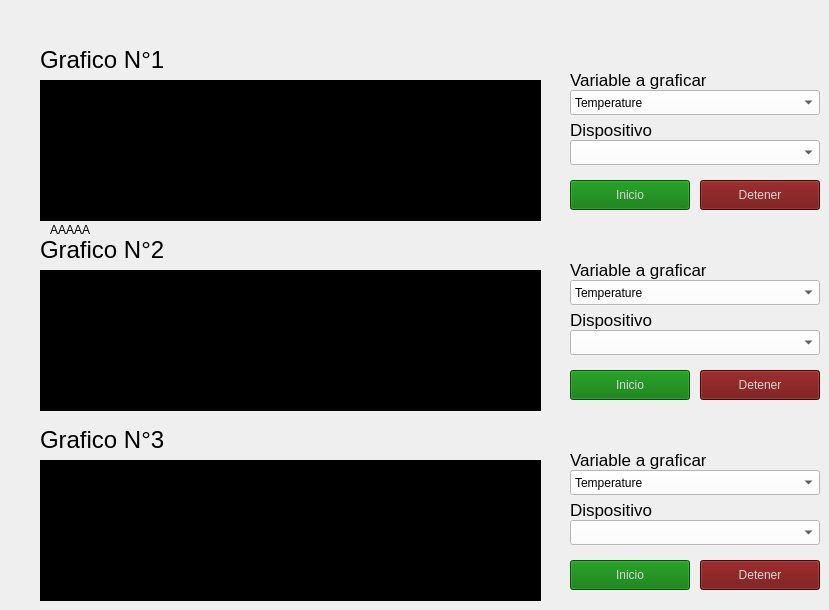
   <widget class="QWidget" name="tab_2">
    <attribute name="title">
     <string>Visualizacion</string>
    </attribute>
    <widget class="PlotWidget" name="plot_1">
     <property name="geometry">
      <rect>
       <x>40</x>
       <y>80</y>
       <width>501</width>
       <height>141</height>
      </rect>
     </property>
     <property name="styleSheet">
      <string notr="true">background-color: rgb(0, 0, 0);</string>
     </property>
    </widget>
    <widget class="QPushButton" name="plot_1_start_btn">
     <property name="geometry">
      <rect>
       <x>570</x>
       <y>180</y>
       <width>120</width>
       <height>30</height>
      </rect>
     </property>
     <property name="minimumSize">
      <size>
       <width>120</width>
       <height>30</height>
      </size>
     </property>
     <property name="styleSheet">
      <string notr="true">color: rgb(213, 213, 213);
background-color: rgb(0, 115, 0);
</string>
     </property>
     <property name="text">
      <string>Inicio</string>
     </property>
    </widget>
    <widget class="QPushButton" name="plot_1_stop_btn">
     <property name="geometry">
      <rect>
       <x>700</x>
       <y>180</y>
       <width>120</width>
       <height>30</height>
      </rect>
     </property>
     <property name="minimumSize">
      <size>
       <width>120</width>
       <height>30</height>
      </size>
     </property>
     <property name="styleSheet">
      <string notr="true">color: rgb(213, 213, 213);
background-color: rgb(108, 5, 5);
</string>
     </property>
     <property name="text">
      <string>Detener</string>
     </property>
    </widget>
    <widget class="QLabel" name="plot_1_var_label">
     <property name="geometry">
      <rect>
       <x>570</x>
       <y>70</y>
       <width>191</width>
       <height>20</height>
      </rect>
     </property>
     <property name="font">
      <font>
       <pointsize>13</pointsize>
      </font>
     </property>
     <property name="styleSheet">
      <string notr="true">color: rgb(0, 0, 0);</string>
     </property>
     <property name="text">
      <string>Variable a graficar</string>
     </property>
    </widget>
    <widget class="QComboBox" name="plot_1_select_var">
     <property name="geometry">
      <rect>
       <x>570</x>
       <y>90</y>
       <width>250</width>
       <height>25</height>
      </rect>
     </property>
     <property name="minimumSize">
      <size>
       <width>250</width>
       <height>25</height>
      </size>
     </property>
     <property name="styleSheet">
      <string notr="true">background-color: rgb(255, 255, 255);</string>
     </property>
     <item>
      <property name="text">
       <string>Temperature</string>
      </property>
     </item>
     <item>
      <property name="text">
       <string>Hum</string>
      </property>
     </item>
     <item>
      <property name="text">
       <string>Co</string>
      </property>
     </item>
     <item>
      <property name="text">
       <string>Press</string>
      </property>
     </item>
     <item>
      <property name="text">
       <string>Racc_x</string>
      </property>
     </item>
     <item>
      <property name="text">
       <string>Racc_y</string>
      </property>
     </item>
     <item>
      <property name="text">
       <string>Racc_z</string>
      </property>
     </item>
     <item>
      <property name="text">
       <string>RMS</string>
      </property>
     </item>
     <item>
      <property name="text">
       <string>Amp_x</string>
      </property>
     </item>
     <item>
      <property name="text">
       <string>Freq_x</string>
      </property>
     </item>
     <item>
      <property name="text">
       <string>Amp_y</string>
      </property>
     </item>
     <item>
      <property name="text">
       <string>Freq_y</string>
      </property>
     </item>
     <item>
      <property name="text">
       <string>Amp_z</string>
      </property>
     </item>
     <item>
      <property name="text">
       <string>Freq_z</string>
      </property>
     </item>
    </widget>
    <widget class="QLabel" name="plot_1_label">
     <property name="geometry">
      <rect>
       <x>40</x>
       <y>50</y>
       <width>181</width>
       <height>20</height>
      </rect>
     </property>
     <property name="font">
      <font>
       <pointsize>18</pointsize>
      </font>
     </property>
     <property name="styleSheet">
      <string notr="true">color: rgb(0, 0, 0);</string>
     </property>
     <property name="text">
      <string>Grafico N°1</string>
     </property>
    </widget>
    <widget class="PlotWidget" name="plot_2">
     <property name="geometry">
      <rect>
       <x>40</x>
       <y>270</y>
       <width>501</width>
       <height>141</height>
      </rect>
     </property>
     <property name="styleSheet">
      <string notr="true">background-color: rgb(0, 0, 0);</string>
     </property>
    </widget>
    <widget class="QLabel" name="plot_2_label">
     <property name="geometry">
      <rect>
       <x>40</x>
       <y>240</y>
       <width>181</width>
       <height>20</height>
      </rect>
     </property>
     <property name="font">
      <font>
       <pointsize>18</pointsize>
      </font>
     </property>
     <property name="styleSheet">
      <string notr="true">color: rgb(0, 0, 0);</string>
     </property>
     <property name="text">
      <string>Grafico N°2</string>
     </property>
    </widget>
    <widget class="PlotWidget" name="plot_3">
     <property name="geometry">
      <rect>
       <x>40</x>
       <y>460</y>
       <width>501</width>
       <height>141</height>
      </rect>
     </property>
     <property name="styleSheet">
      <string notr="true">background-color: rgb(0, 0, 0);</string>
     </property>
    </widget>
    <widget class="QLabel" name="plot_3_label">
     <property name="geometry">
      <rect>
       <x>40</x>
       <y>430</y>
       <width>181</width>
       <height>20</height>
      </rect>
     </property>
     <property name="font">
      <font>
       <pointsize>18</pointsize>
      </font>
     </property>
     <property name="styleSheet">
      <string notr="true">color: rgb(0, 0, 0);</string>
     </property>
     <property name="text">
      <string>Grafico N°3</string>
     </property>
    </widget>
    <widget class="QComboBox" name="plot_2_select_var">
     <property name="geometry">
      <rect>
       <x>570</x>
       <y>280</y>
       <width>250</width>
       <height>25</height>
      </rect>
     </property>
     <property name="minimumSize">
      <size>
       <width>250</width>
       <height>25</height>
      </size>
     </property>
     <property name="styleSheet">
      <string notr="true">background-color: rgb(255, 255, 255);</string>
     </property>
     <item>
      <property name="text">
       <string>Temperature</string>
      </property>
     </item>
     <item>
      <property name="text">
       <string>Hum</string>
      </property>
     </item>
     <item>
      <property name="text">
       <string>Co</string>
      </property>
     </item>
     <item>
      <property name="text">
       <string>Press</string>
      </property>
     </item>
     <item>
      <property name="text">
       <string>Racc_x</string>
      </property>
     </item>
     <item>
      <property name="text">
       <string>Racc_y</string>
      </property>
     </item>
     <item>
      <property name="text">
       <string>Racc_z</string>
      </property>
     </item>
     <item>
      <property name="text">
       <string>RMS</string>
      </property>
     </item>
    </widget>
    <widget class="QPushButton" name="plot_2_stop_btn">
     <property name="geometry">
      <rect>
       <x>700</x>
       <y>370</y>
       <width>120</width>
       <height>30</height>
      </rect>
     </property>
     <property name="minimumSize">
      <size>
       <width>120</width>
       <height>30</height>
      </size>
     </property>
     <property name="styleSheet">
      <string notr="true">color: rgb(213, 213, 213);
background-color: rgb(108, 5, 5);
</string>
     </property>
     <property name="text">
      <string>Detener</string>
     </property>
    </widget>
    <widget class="QLabel" name="plot_2_var_label">
     <property name="geometry">
      <rect>
       <x>570</x>
       <y>260</y>
       <width>191</width>
       <height>20</height>
      </rect>
     </property>
     <property name="font">
      <font>
       <pointsize>13</pointsize>
      </font>
     </property>
     <property name="styleSheet">
      <string notr="true">color: rgb(0, 0, 0);</string>
     </property>
     <property name="text">
      <string>Variable a graficar</string>
     </property>
    </widget>
    <widget class="QPushButton" name="plot_2_start_btn">
     <property name="geometry">
      <rect>
       <x>570</x>
       <y>370</y>
       <width>120</width>
       <height>30</height>
      </rect>
     </property>
     <property name="minimumSize">
      <size>
       <width>120</width>
       <height>30</height>
      </size>
     </property>
     <property name="styleSheet">
      <string notr="true">color: rgb(213, 213, 213);
background-color: rgb(0, 115, 0);
</string>
     </property>
     <property name="text">
      <string>Inicio</string>
     </property>
    </widget>
    <widget class="QComboBox" name="plot_3_select_var">
     <property name="geometry">
      <rect>
       <x>570</x>
       <y>470</y>
       <width>250</width>
       <height>25</height>
      </rect>
     </property>
     <property name="minimumSize">
      <size>
       <width>250</width>
       <height>25</height>
      </size>
     </property>
     <property name="styleSheet">
      <string notr="true">background-color: rgb(255, 255, 255);</string>
     </property>
     <item>
      <property name="text">
       <string>Temperature</string>
      </property>
     </item>
     <item>
      <property name="text">
       <string>Rgyr_x</string>
      </property>
     </item>
     <item>
      <property name="text">
       <string>Rgyr_y</string>
      </property>
     </item>
     <item>
      <property name="text">
       <string>Rgyr_z</string>
      </property>
     </item>
     <item>
      <property name="text">
       <string>Hum</string>
      </property>
     </item>
     <item>
      <property name="text">
       <string>Co</string>
      </property>
     </item>
     <item>
      <property name="text">
       <string>Press</string>
      </property>
     </item>
     <item>
      <property name="text">
       <string>Racc_x</string>
      </property>
     </item>
     <item>
      <property name="text">
       <string>Racc_y</string>
      </property>
     </item>
     <item>
      <property name="text">
       <string>Racc_z</string>
      </property>
     </item>
     <item>
      <property name="text">
       <string>RMS</string>
      </property>
     </item>
    </widget>
    <widget class="QPushButton" name="plot_3_stop_btn">
     <property name="geometry">
      <rect>
       <x>700</x>
       <y>560</y>
       <width>120</width>
       <height>30</height>
      </rect>
     </property>
     <property name="minimumSize">
      <size>
       <width>120</width>
       <height>30</height>
      </size>
     </property>
     <property name="styleSheet">
      <string notr="true">color: rgb(213, 213, 213);
background-color: rgb(108, 5, 5);
</string>
     </property>
     <property name="text">
      <string>Detener</string>
     </property>
    </widget>
    <widget class="QLabel" name="plot_3_var_label">
     <property name="geometry">
      <rect>
       <x>570</x>
       <y>450</y>
       <width>191</width>
       <height>20</height>
      </rect>
     </property>
     <property name="font">
      <font>
       <pointsize>13</pointsize>
      </font>
     </property>
     <property name="styleSheet">
      <string notr="true">color: rgb(0, 0, 0);</string>
     </property>
     <property name="text">
      <string>Variable a graficar</string>
     </property>
    </widget>
    <widget class="QPushButton" name="plot_3_start_btn">
     <property name="geometry">
      <rect>
       <x>570</x>
       <y>560</y>
       <width>120</width>
       <height>30</height>
      </rect>
     </property>
     <property name="minimumSize">
      <size>
       <width>120</width>
       <height>30</height>
      </size>
     </property>
     <property name="styleSheet">
      <string notr="true">color: rgb(213, 213, 213);
background-color: rgb(0, 115, 0);
</string>
     </property>
     <property name="text">
      <string>Inicio</string>
     </property>
    </widget>
    <widget class="QLabel" name="plot_1_device_name_label">
     <property name="geometry">
      <rect>
       <x>570</x>
       <y>120</y>
       <width>191</width>
       <height>20</height>
      </rect>
     </property>
     <property name="font">
      <font>
       <pointsize>13</pointsize>
      </font>
     </property>
     <property name="styleSheet">
      <string notr="true">color: rgb(0, 0, 0);</string>
     </property>
     <property name="text">
      <string>Dispositivo</string>
     </property>
    </widget>
    <widget class="QComboBox" name="plot_1_device_name_select">
     <property name="geometry">
      <rect>
       <x>570</x>
       <y>140</y>
       <width>250</width>
       <height>25</height>
      </rect>
     </property>
     <property name="minimumSize">
      <size>
       <width>250</width>
       <height>25</height>
      </size>
     </property>
     <property name="styleSheet">
      <string notr="true">background-color: rgb(255, 255, 255);</string>
     </property>
    </widget>
    <widget class="QComboBox" name="plot_2_device_name_select">
     <property name="geometry">
      <rect>
       <x>570</x>
       <y>330</y>
       <width>250</width>
       <height>25</height>
      </rect>
     </property>
     <property name="minimumSize">
      <size>
       <width>250</width>
       <height>25</height>
      </size>
     </property>
     <property name="styleSheet">
      <string notr="true">background-color: rgb(255, 255, 255);</string>
     </property>
    </widget>
    <widget class="QLabel" name="plot_2_device_name_label">
     <property name="geometry">
      <rect>
       <x>570</x>
       <y>310</y>
       <width>191</width>
       <height>20</height>
      </rect>
     </property>
     <property name="font">
      <font>
       <pointsize>13</pointsize>
      </font>
     </property>
     <property name="styleSheet">
      <string notr="true">color: rgb(0, 0, 0);</string>
     </property>
     <property name="text">
      <string>Dispositivo</string>
     </property>
    </widget>
    <widget class="QComboBox" name="plot_3_device_name_select">
     <property name="geometry">
      <rect>
       <x>570</x>
       <y>520</y>
       <width>250</width>
       <height>25</height>
      </rect>
     </property>
     <property name="minimumSize">
      <size>
       <width>250</width>
       <height>25</height>
      </size>
     </property>
     <property name="styleSheet">
      <string notr="true">background-color: rgb(255, 255, 255);</string>
     </property>
    </widget>
    <widget class="QLabel" name="plot_3_device_name_label">
     <property name="geometry">
      <rect>
       <x>570</x>
       <y>500</y>
       <width>191</width>
       <height>20</height>
      </rect>
     </property>
     <property name="font">
      <font>
       <pointsize>13</pointsize>
      </font>
     </property>
     <property name="styleSheet">
      <string notr="true">color: rgb(0, 0, 0);</string>
     </property>
     <property name="text">
      <string>Dispositivo</string>
     </property>
    </widget>
    <widget class="QLabel" name="label">
     <property name="geometry">
      <rect>
       <x>50</x>
       <y>220</y>
       <width>481</width>
       <height>20</height>
      </rect>
     </property>
     <property name="text">
      <string>AAAAA</string>
     </property>
    </widget>
   </widget>
